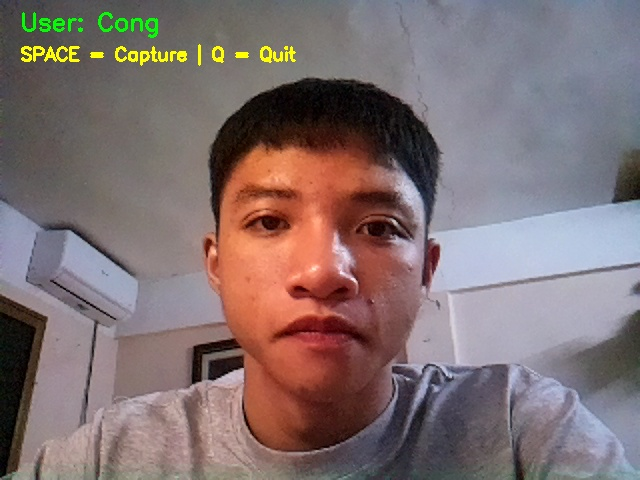
#> input picture Smart_Lock/users/Cong_1772547778.jpg, 640 x 480 px
$ python -i preprocess.py   (imports and definitions only)
#> lines starting #> are read from the running program, lines starting #| are printed output that depends on the picture
#> further down, picture is the input picture: shape (480, 640, 3); mean B, G, R 113, 112.8, 128.6

import cv2
import numpy as np

class ImagePreprocessor:
    def __init__(self, gamma=1.0, clip_limit=2.0, tile_grid_size=(8, 8)):
        self.gamma = gamma
        self.clahe = cv2.createCLAHE(
            clipLimit=clip_limit,
            tileGridSize=tile_grid_size
        )
        #Tạo LUT cho gamma correction
        if gamma != 1.0:
            inv_gamma = 1.0 / gamma
            self.gamma_table = np.array([((i / 255.0) ** inv_gamma) * 255 for i in range(256)]).astype("uint8")
        else:
            self.gamma_table = None

    def apply_gamma_correction(self, image):
        if self.gamma_table is not None:
            return cv2.LUT(image, self.gamma_table)
        return image

    def apply_clahe_lab(self, image):
        if len(image.shape) == 2 and image.shape[2] == 1: # Kiểm tra nếu ảnh có 3 kênh màu
            lab = cv2.cvtColor(image, cv2.COLOR_GRAY2BGR)
        else:
            lab = cv2.cvtColor(image, cv2.COLOR_BGR2LAB)
#> lab: shape (480, 640, 3); mean of channels 0, 1, 2 124.7, 135.2, 130.8
        l, a, b = cv2.split(lab)
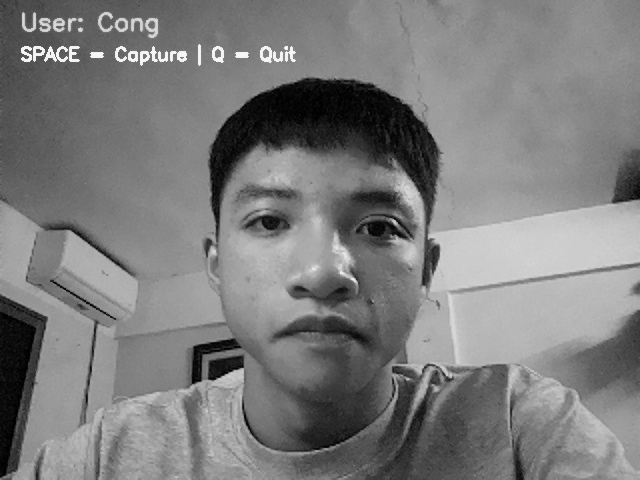
#> l: shape (480, 640); min 0, max 248, mean 124.7
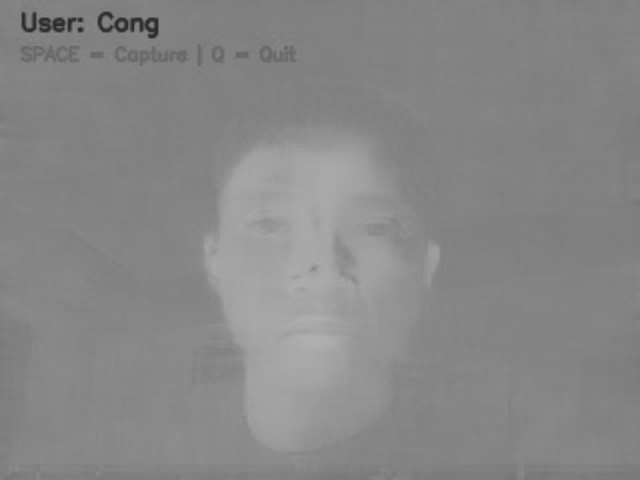
#> a: shape (480, 640); min 42, max 177, mean 135.2
        l = self.clahe.apply(l) #Chỉ áp dụng CLAHE lên kênh L
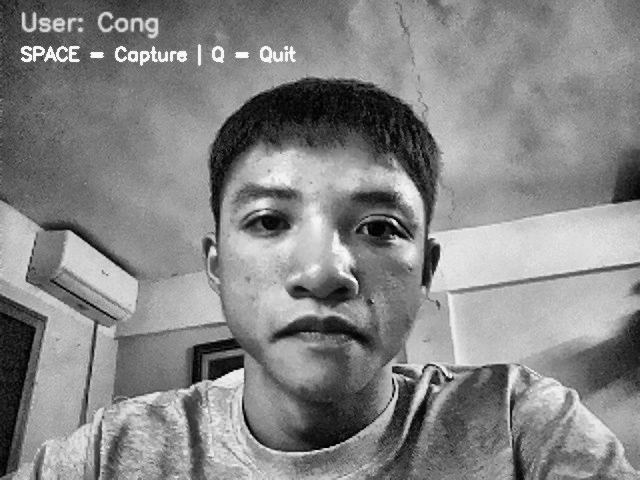
#> l: shape (480, 640); min 0, max 252, mean 133.8
        lab = cv2.merge((l, a, b))
#> lab: shape (480, 640, 3); mean of channels 0, 1, 2 133.8, 135.2, 130.8
        return cv2.cvtColor(lab, cv2.COLOR_LAB2BGR)
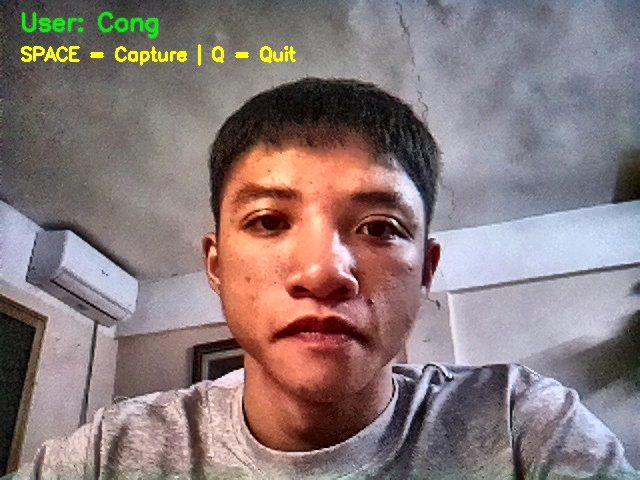
#> returned value: shape (480, 640, 3); mean B, G, R 122.4, 122.3, 138

    def preprocess(self, frame):
        frame = self.apply_gamma_correction(frame)
        frame = self.apply_clahe_lab(frame)
        return frame

>>> import cv2
>>> picture = cv2.imread('../Smart_Lock/users/Cong_1772547778.jpg')
>>> result = ImagePreprocessor().preprocess(picture)
